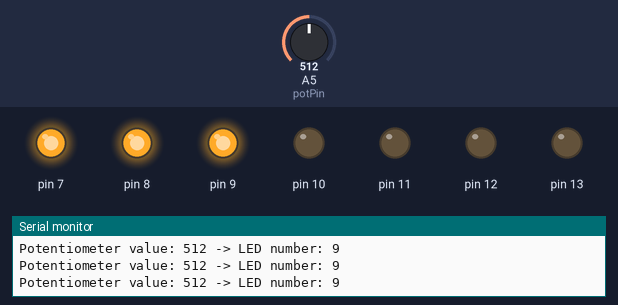
A sketch run on a simulated Arduino Uno, built with avr-gcc and run on an emulated ATmega328P. Parts: output pins drawn as LEDs (lit = HIGH), the last lines printed to the serial monitor. Inputs (shaded band) come from the test bench; at power-on: A5 (potPin) = 512.

Above: at 1.2 s.
1.3 s: A5 (potPin) set to 573
2.8 s: A5 (potPin) set to 599
At 3.1 s:
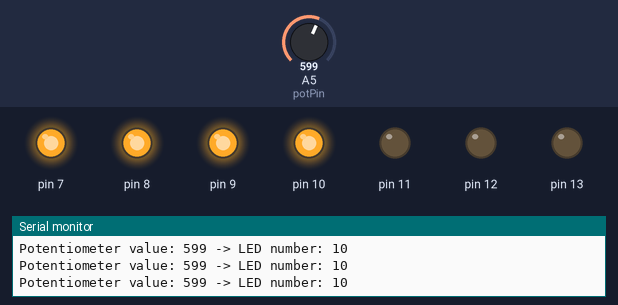
4.3 s: A5 (potPin) set to 306
At 4.7 s:
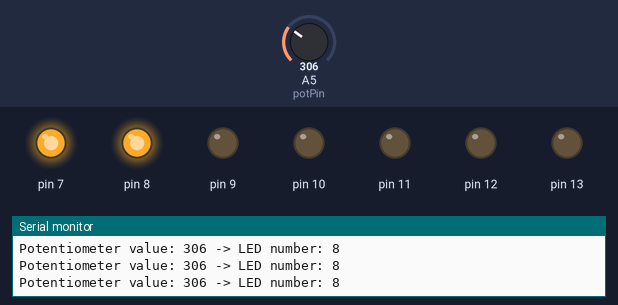
5.8 s: A5 (potPin) set to 425
8.8 s: A5 (potPin) set to 454
At 9.3 s:
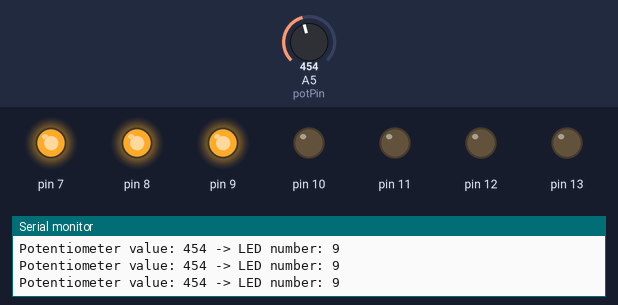
11.8 s: A5 (potPin) set to 716
At 12.4 s:
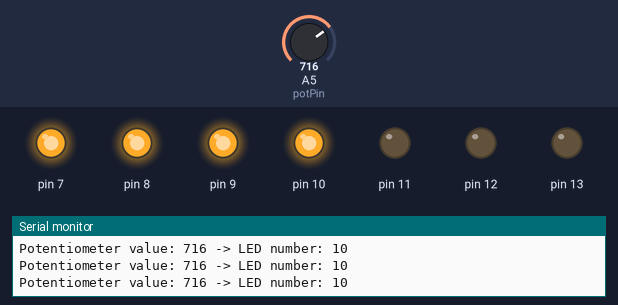
Timing chart, 0 to 14.3 s (numbered marks = the images above; inputs shaded):
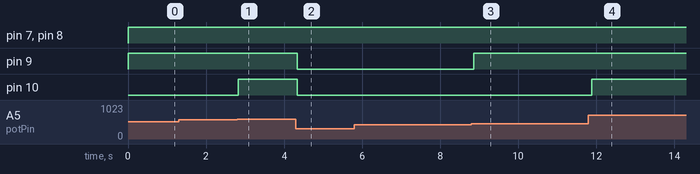

Measured:
- the behaviour switches between 584 and 585 on A5 (potPin) (found by bisection; images 0 and 1)
- the behaviour switches between 438 and 439 on A5 (potPin) (found by bisection; images 2 and 3)
- after the input at 2.8 s, pin 10: LOW → HIGH at once
- after the input at 4.3 s, pin 9, pin 10: HIGH → LOW at once
- after the input at 8.8 s, pin 9: LOW → HIGH after 0.06 s
- after the input at 11.8 s, pin 10: LOW → HIGH after 0.09 s

The sketch:

SKETCH_opdr4.ino
```cpp
const int potPin = A5; // Refereert aan input A5 van de ARDUINO
int potMeterValue = 0;

void setup() {
  // Een loop in oplopende volgorde pin 7 - 13d de OUTPUT waarde mee te geven.
    for (int pin = 7; pin <= 13; pin++) {
    pinMode(pin, OUTPUT);
  }

  // Bepaalt dat potPin de INPUT waarde heeft
  pinMode(potPin, INPUT);
  Serial.begin(9600);
}

void loop() {
  // Leest de waarde van de potPin
  potMeterValue = analogRead(potPin);

  // Map gebruikt een berekening om per ledPin een potWaarde toe te kennen.
  int ledNumber = map(potMeterValue, 0, 1023, 6, 13);

  // Print waarde van de potMeter en daaraan gekoppelde ledPin
  Serial.print("Potentiometer value: ");
  Serial.print(potMeterValue);
  Serial.print(" -> LED number: ");
  Serial.println(ledNumber);

  //Bepaalt op basis van de waarde die toegekend is mbv map, wanneer de LED aan gaat.
  for (int pin = 7; pin <= 13; pin++) {
    if (pin <= ledNumber) {
      digitalWrite(pin, HIGH);
    } else {
      digitalWrite(pin, LOW);
    }
  }

  delay(100);
}
```
